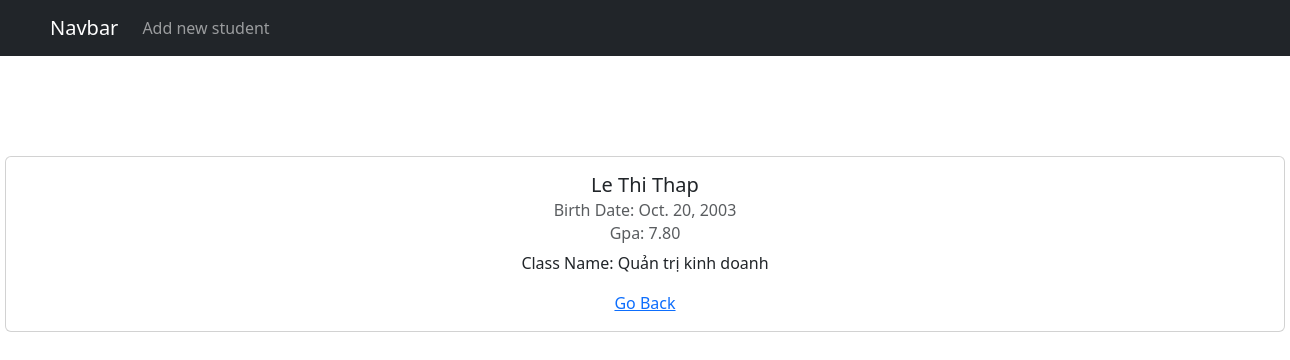
Screenshot of /student/10 with the database file from the repository.
### students/models.py (models this page shows, shortened)
class Student(models.Model):
    full_name = models.CharField(max_length=100)
    birth_date = models.DateField()
    class_name = models.CharField(max_length=50)
    average_score = models.DecimalField(max_digits=5, decimal_places=2)

### students/views.py (the view)
# urls.py: path('student/<str:pk>', views.student_detail, name='student_detail'),
def student_detail(request, pk):
    student = Student.objects.get(id=pk)
    return render(request, 'students/student_detail.html', {'student': student})

### students/templates/students/student_detail.html
{% extends 'base.html' %}
{% load static %}
{% block content %}
<div s class="card" style="width: 80rem;text-align: center;margin: 100px auto;">
    <div class="card-body">
      <h5 class="card-title">{{student.full_name}}</h5>
      <h6 class="card-subtitle mb-2 text-muted">Birth Date: {{student.birth_date}}</h6>
      <h6 class="card-subtitle mb-2 text-muted">Gpa: {{student.average_score}}</h6>
      <p class="card-text">Class Name: {{student.class_name}}</p>
      <a href="{{request.META.HTTP_REFERER}}" class="card-link">Go Back</a>
    </div>
  </div>
{% endblock %}

### rows the page displays
Student: full_name "Le Thi Thap", birth_date "Oct. 20, 2003", average_score "7.80", class_name "Quản trị kinh doanh"
